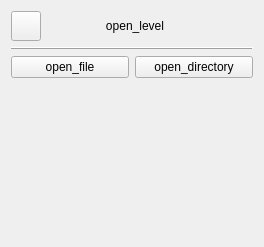
<?xml version="1.0" encoding="UTF-8"?>
<ui version="4.0">
 <class>OpenWorldPage</class>
 <widget class="QWidget" name="OpenWorldPage">
  <property name="geometry">
   <rect>
    <x>0</x>
    <y>0</y>
    <width>264</width>
    <height>247</height>
   </rect>
  </property>
  <property name="windowTitle">
   <string>Open World</string>
  </property>
  <property name="backgroundColor" stdset="0">
   <string notr="true">background</string>
  </property>
  <layout class="QVBoxLayout" name="verticalLayout">
   <item>
    <layout class="QHBoxLayout" name="_lyt_header">
     <item>
      <widget class="QPushButton" name="btn_back">
       <property name="sizePolicy">
        <sizepolicy hsizetype="Fixed" vsizetype="Fixed">
         <horstretch>0</horstretch>
         <verstretch>0</verstretch>
        </sizepolicy>
       </property>
       <property name="minimumSize">
        <size>
         <width>30</width>
         <height>30</height>
        </size>
       </property>
       <property name="maximumSize">
        <size>
         <width>30</width>
         <height>30</height>
        </size>
       </property>
       <property name="text">
        <string/>
       </property>
      </widget>
     </item>
     <item>
      <widget class="QLabel" name="_lbl_title">
       <property name="text">
        <string>open_level</string>
       </property>
       <property name="alignment">
        <set>Qt::AlignCenter</set>
       </property>
      </widget>
     </item>
     <item>
      <spacer name="_horizontal_spacer">
       <property name="orientation">
        <enum>Qt::Horizontal</enum>
       </property>
       <property name="sizeType">
        <enum>QSizePolicy::Fixed</enum>
       </property>
       <property name="sizeHint" stdset="0">
        <size>
         <width>30</width>
         <height>30</height>
        </size>
       </property>
      </spacer>
     </item>
    </layout>
   </item>
   <item>
    <widget class="QFrame" name="frame">
     <property name="frameShape">
      <enum>QFrame::HLine</enum>
     </property>
     <property name="frameShadow">
      <enum>QFrame::Raised</enum>
     </property>
     <property name="borderTop" stdset="0">
      <string notr="true">surface</string>
     </property>
    </widget>
   </item>
   <item>
    <layout class="QHBoxLayout" name="horizontalLayout">
     <item>
      <widget class="QPushButton" name="load_file_button">
       <property name="text">
        <string>open_file</string>
       </property>
      </widget>
     </item>
     <item>
      <widget class="QPushButton" name="load_directory_button">
       <property name="text">
        <string>open_directory</string>
       </property>
      </widget>
     </item>
    </layout>
   </item>
   <item>
    <spacer name="_vertical_spacer">
     <property name="orientation">
      <enum>Qt::Vertical</enum>
     </property>
     <property name="sizeHint" stdset="0">
      <size>
       <width>20</width>
       <height>40</height>
      </size>
     </property>
    </spacer>
   </item>
  </layout>
 </widget>
 <resources/>
 <connections/>
</ui>
